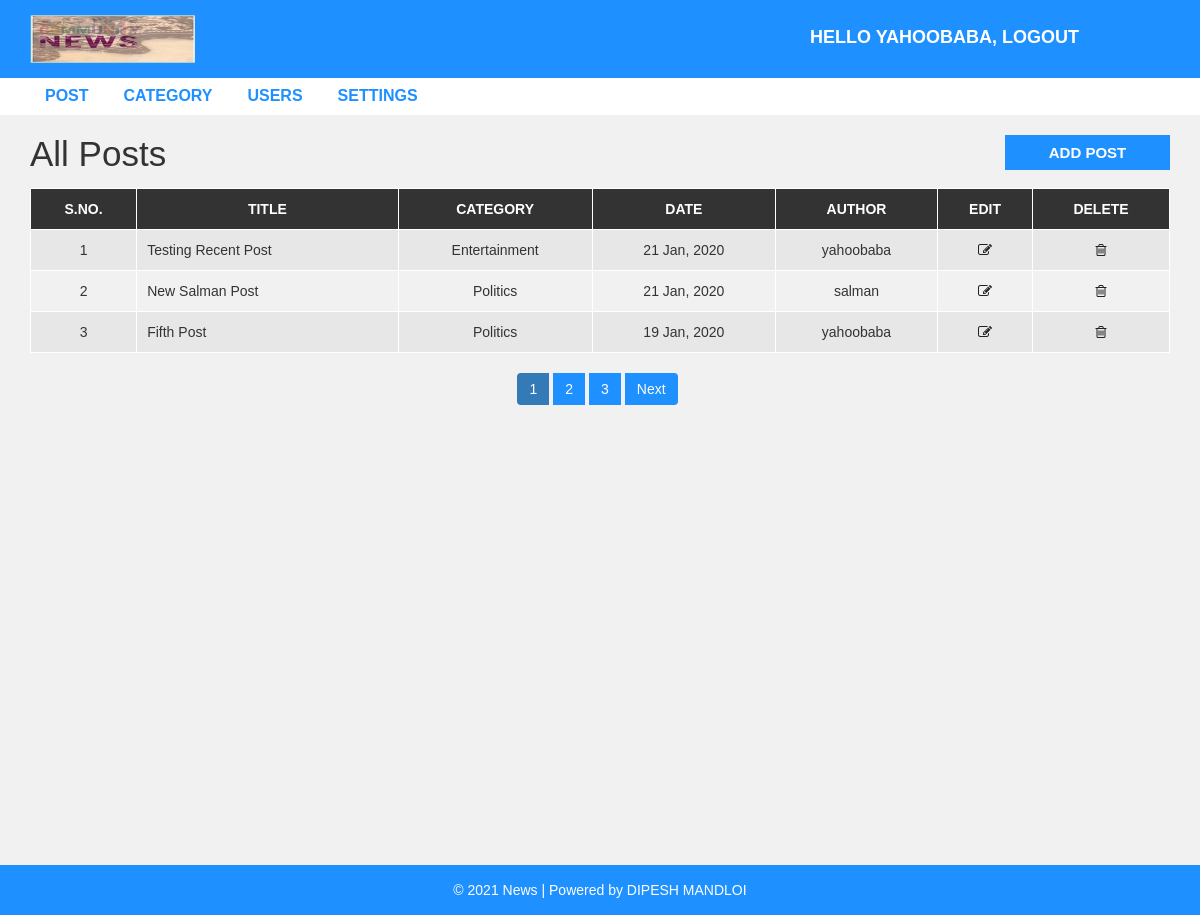
Page /admin/post.php (signed in) on the committed database.
### tables this page shows
CREATE TABLE `post` (
  `post_id` int(11) NOT NULL,
  `title` varchar(100) NOT NULL,
  `description` text NOT NULL,
  `category` varchar(100) NOT NULL,
  `post_date` varchar(50) NOT NULL,
  `author` int(11) NOT NULL,
  `post_img` varchar(100) NOT NULL
);

CREATE TABLE `category` (
  `category_id` int(11) NOT NULL,
  `category_name` varchar(100) NOT NULL,
  `post` int(11) NOT NULL DEFAULT 0
);

CREATE TABLE `user` (
  `user_id` int(10) UNSIGNED NOT NULL,
  `first_name` varchar(30) NOT NULL,
  `last_name` varchar(30) NOT NULL,
  `username` varchar(30) DEFAULT NULL,
  `password` varchar(40) DEFAULT NULL,
  `role` int(11) NOT NULL
);

### admin/post.php (the view, shortened to what this page needs)
<?php include "header.php"; ?>
  <div id="admin-content">
      <div class="container">
          <div class="row">
              <div class="col-md-10">
                  <h1 class="admin-heading">All Posts</h1>
              </div>
              <div class="col-md-2">
                  <a class="add-new" href="add-post.php">add post</a>
              </div>
              <div class="col-md-12">
                <?php
                  include "config.php";
                  $limit = 3;
                  if(isset($_GET['page'])){
                    $page = $_GET['page'];
                  }else{
                    $page = 1;
                  }
                  $offset = ($page - 1) * $limit;
                  if($_SESSION["user_role"] == '1'){
                    $sql = "SELECT post.post_id, post.title, post.description,post.post_date,
                    category.category_name,user.username,post.category FROM post
                    LEFT JOIN category ON post.category = category.category_id
                    LEFT JOIN user ON post.author = user.user_id
                    ORDER BY post.post_id DESC LIMIT {$offset},{$limit}";
                  }
                  $result = mysqli_query($conn, $sql) or die("Query Failed.");
                  if(mysqli_num_rows($result) > 0){
                ?>
                  <table class="content-table">
                      <thead>
                          <th scope="col">S.No.</th>
                          <th scope="col">Title</th>
                          <th scope="col">Category</th>
                          <th scope="col">Date</th>
                          <th scope="col">Author</th>
                          <th scope="col">Edit</th>
                          <th scope="col">Delete</th>
                      </thead>
                      <tbody>
                        <?php
                        $serial = $offset + 1;
                        while($row = mysqli_fetch_assoc($result)) {?>
                          <tr>
                              <td class='id'><?php echo $serial; ?></td>
                              <td><?php echo $row['title']; ?></td>
                              <td><?php echo $row['category_name']; ?></td>
                              <td><?php echo $row['post_date']; ?></td>
                              <td><?php echo $row['username']; ?></td>
                              <td class='edit'><a href='update-post.php?id=<?php echo $row['post_id']; ?>'><i class='fa fa-edit'></i></a></td>
                              <td class='delete'><a href='delete-post.php?id=<?php echo $row['post_id']; ?>&catid=<?php echo $row['category']; ?>'><i class='fa fa-trash-o'></i></a></td>
                          </tr>
                          <?php
                          $serial++;
                        } ?>
                      </tbody>
                  </table>
                  <?php
                }else {
                  echo "<h3>No Results Found.</h3>";
                }
                if($_SESSION["user_role"] == '1'){
                  $sql1 = "SELECT * FROM post";
                }elseif($_SESSION["user_role"] == '0'){
                  $sql1 = "SELECT * FROM post
                  WHERE author = {$_SESSION['user_id']}";
                }
                $result1 = mysqli_query($conn, $sql1) or die("Query Failed.");
                if(mysqli_num_rows($result1) > 0){
                  $total_records = mysqli_num_rows($result1);
                  $total_page = ceil($total_records / $limit);
                  echo '<ul class="pagination admin-pagination">';
                  for($i = 1; $i <= $total_page; $i++){
                    if($i == $page){
                      $active = "active";
                    }else{
                      $active = "";
                    }
                    echo '<li class="'.$active.'"><a href="post.php?page='.$i.'">'.$i.'</a></li>';
                  }
                  if($total_page > $page){
                    echo '<li><a href="post.php?page='.($page + 1).'">Next</a></li>';
                  }
                  echo '</ul>';
                }
                  ?>
              </div>
          </div>
      </div>
  </div>
<?php include "footer.php"; ?>

### css/style.css (style rules this page uses)
body { background: #f1f1f1; font-family: sans-serif,arial,Helvetica; }
a, a:hover, a:focus { text-decoration: none; outline: none; }
ul { margin:0; padding:0; list-style:none; }
#admin-content { padding: 20px 0; min-height: 750px; }
#admin-content .admin-heading { font-size: 35px; margin: 0 0 15px; }
#admin-content .add-new { color: #fff; background-color: #1E90FF; font-size: 15px; font-weight: 600; text-align: center; text-transform: uppercase; padding: 7px 10px; display: block; transition: all 0.3s; }
#admin-content .content-table { border: 1px solid #000; width: 100%; margin: 0 0 20px; }
#admin-content .content-table thead { color: #fff; background-color: #333; }
#admin-content .content-table th { padding: 10px; border: 1px solid #fff; font-weight: 600; text-align: center; text-transform: uppercase; }
#admin-content .content-table tbody { color: #333; }
#admin-content .content-table tbody tr { background-color: #e7e7e7; }
#admin-content .content-table tbody tr:nth-child(even) { background-color: transparent; }
#admin-content .content-table tbody td { padding: 10px; border: 1px solid #fff; text-align: center; }
#admin-content .content-table tbody td:nth-child(2) { text-align: left; }
#admin-content .admin-pagination { margin: 0; }
#admin-content .admin-pagination li a { display: block; }
.id, .edit, .delete { text-align:center; }
.pagination { display: block; text-align: center; margin: 0; }
.pagination li { display:inline-block; margin: 0 5px 0 0; }
.pagination li a { border: none; background: #1e90ff; color: #fff; }
i.fa { color:#222; }

### rows in the picture
post: title "Testing Recent Post", category.category_name "Entertainment", post_date "21 Jan, 2020", user.username "yahoobaba"
post: title "New Salman Post", category.category_name "Politics", post_date "21 Jan, 2020", user.username "salman"
post: title "Fifth Post", category.category_name "Politics", post_date "19 Jan, 2020", user.username "yahoobaba"

### other values in the picture
$_SESSION["username"] "YAHOOBABA"
